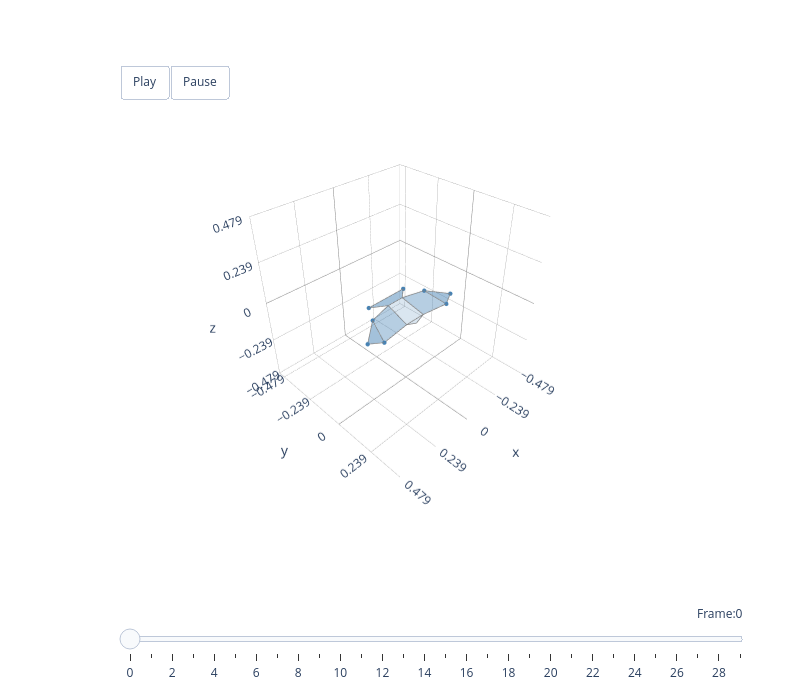

The cell this chart's notebook holds for it:
### Markdown cell above
## 8. Animations

### 8a. Basic animation with 8 analysis markers

Create synthetic wing-flapping motion and animate it.

### Code cell
from morphing_birds import animate_plotly

# Create 30 frames of synthetic wing-flapping motion
# Start from the mean shape's analysis markers (8 markers)
n_frames = 30
base_markers = hawk.markers[0]  # (8, 3) — the 8 analysis markers

frames_8 = np.zeros((n_frames, 8, 3))
for i in range(n_frames):
    phase = np.sin(2 * np.pi * i / n_frames)
    frame = base_markers.copy()
    
    # Spread/retract wings (x-axis)
    frame[0, 0] *= (1.0 + 0.15 * phase)  # left_wingtip
    frame[1, 0] *= (1.0 + 0.15 * phase)  # right_wingtip
    frame[2, 0] *= (1.0 + 0.10 * phase)  # left_primary
    frame[3, 0] *= (1.0 + 0.10 * phase)  # right_primary
    
    # Sweep tail
    frame[6, 1] += 0.02 * phase  # left_tailtip y
    frame[7, 1] += 0.02 * phase  # right_tailtip y
    
    frames_8[i] = frame

print(f"Animation frames shape: {frames_8.shape}")
print(f"  {n_frames} frames x 8 analysis markers x 3 coords")

fig = animate_plotly(hawk, frames_8, colour='steelblue')
fig.show()

### Figure 1 — Plotly figure (JSON) as saved in the notebook; plotly's stock layout.template omitted (floating-point values rounded to 4 significant figures)
{"data": [{"color": "steelblue", "hoverinfo": "none", "opacity": 0.5, "type": "mesh3d", "x": [-0.2977, -0.2242, -0.1848], "y": [0.0377, 0.07329, -0.04977], "z": [-0.04206, -0.05478, -0.01064]}, {"hoverinfo": "name", "line": {"color": "grey", "width": 1.5}, "mode": "lines", "name": "left_handwing steelblue", "type": "scatter3d", "x": [-0.2977, -0.2242, -0.1848, -0.2977], "y": [0.0377, 0.07329, -0.04977, 0.0377], "z": [-0.04206, -0.05478, -0.01064, -0.04206]}, {"color": "steelblue", "hoverinfo": "none", "opacity": 0.5, "type": "mesh3d", "x": [0.2977, 0.2242, 0.1848], "y": [0.0377, 0.07329, -0.04977], "z": [-0.04206, -0.05478, -0.01064]}, {"hoverinfo": "name", "line": {"color": "grey", "width": 1.5}, "mode": "lines", "name": "right_handwing steelblue", "type": "scatter3d", "x": [0.2977, 0.2242, 0.1848, 0.2977], "y": [0.0377, 0.07329, -0.04977, 0.0377], "z": [-0.04206, -0.05478, -0.01064, -0.04206]}, {"color": "steelblue", "hoverinfo": "none", "opacity": 0.4, "type": "mesh3d", "x": [-0.2242, -0.1848, -0.05, -0.06], "y": [0.07329, -0.04977, -0.08, 0.06], "z": [-0.05478, -0.01064, -0.005, -0.045]}, {"hoverinfo": "name", "line": {"color": "grey", "width": 1.5}, "mode": "lines", "name": "left_armwing steelblue", "type": "scatter3d", "x": [-0.2242, -0.1848, -0.05, -0.06, -0.2242], "y": [0.07329, -0.04977, -0.08, 0.06, 0.07329], "z": [-0.05478, -0.01064, -0.005, -0.045, -0.05478]}, {"color": "steelblue", "hoverinfo": "none", "opacity": 0.4, "type": "mesh3d", "x": [0.2242, 0.1848, 0.05, 0.06], "y": [0.07329, -0.04977, -0.08, 0.06], "z": [-0.05478, -0.01064, -0.005, -0.045]}, {"hoverinfo": "name", "line": {"color": "grey", "width": 1.5}, "mode": "lines", "name": "right_armwing steelblue", "type": "scatter3d", "x": [0.2242, 0.1848, 0.05, 0.06, 0.2242], "y": [0.07329, -0.04977, -0.08, 0.06, 0.07329], "z": [-0.05478, -0.01064, -0.005, -0.045, -0.05478]}, {"color": "steelblue", "hoverinfo": "none", "opacity": 0.2, "type": "mesh3d", "x": [0.06, -0.06, -0.05, 0.05], "y": [0.06, 0.06, -0.08, -0.08], "z": [-0.045, -0.045, -0.005, -0.005]}, {"hoverinfo": "name", "line": {"color": "grey", "width": 1.5}, "mode": "lines", "name": "body steelblue", "type": "scatter3d", "x": [0.06, -0.06, -0.05, 0.05, 0.06], "y": [0.06, 0.06, -0.08, -0.08, 0.06], "z": [-0.045, -0.045, -0.005, -0.005, -0.045]}, {"color": "steelblue", "hoverinfo": "none", "opacity": 0.2, "type": "mesh3d", "x": [0.06, 3.743e-05, -0.06], "y": [0.06, 0.0705, 0.06], "z": [-0.045, -0.0617, -0.045]}, {"hoverinfo": "name", "line": {"color": "grey", "width": 1.5}, "mode": "lines", "name": "head steelblue", "type": "scatter3d", "x": [0.06, 3.743e-05, -0.06, 0.06], "y": [0.06, 0.0705, 0.06, 0.06], "z": [-0.045, -0.0617, -0.045, -0.045]}, {"color": "steelblue", "hoverinfo": "none", "opacity": 0.5, "type": "mesh3d", "x": [0.124, -0.124, -0.05, 0.05], "y": [-0.146, -0.146, -0.08, -0.08], "z": [-0.0158, -0.0158, -0.005, -0.005]}, {"hoverinfo": "name", "line": {"color": "grey", "width": 1.5}, "mode": "lines", "name": "tail steelblue", "type": "scatter3d", "x": [0.124, -0.124, -0.05, 0.05, 0.124], "y": [-0.146, -0.146, -0.08, -0.08, -0.146], "z": [-0.0158, -0.0158, -0.005, -0.005, -0.0158]}, {"hoverinfo": "none", "marker": {"color": "steelblue", "opacity": 1, "size": 2.5}, "mode": "markers", "type": "scatter3d", "x": [-0.2977, 0.2977, -0.2242, 0.2242, -0.1848, 0.1848, -0.124, 0.124], "y": [0.0377, 0.0377, 0.07329, 0.07329, -0.04977, -0.04977, -0.146, -0.146], "z": [-0.04206, -0.04206, -0.05478, -0.05478, -0.01064, -0.01064, -0.0158, -0.0158]}], "layout": {"height": 700, "margin": {"b": 100, "l": 50, "r": 50, "t": 100}, "scene": {"aspectmode": "cube", "aspectratio": {"x": 1, "y": 1, "z": 1}, "camera": {"eye": {"x": 1.5, "y": 1.5, "z": 1.5}, "up": {"x": 0, "y": 0, "z": 1}}, "domain": {"x": [0, 1], "y": [0.1, 1]}, "xaxis": {"backgroundcolor": "white", "dtick": 0.2395, "gridcolor": "grey", "gridwidth": 0.5, "range": [-0.4789, 0.4789], "showbackground": true, "zerolinecolor": "grey"}, "yaxis": {"backgroundcolor": "white", "dtick": 0.2395, "gridcolor": "grey", "gridwidth": 0.5, "range": [-0.5252, 0.4326], "showbackground": true, "zerolinecolor": "grey"}, "zaxis": {"backgroundcolor": "white", "dtick": 0.2395, "gridcolor": "grey", "gridwidth": 0.5, "range": [-0.4789, 0.4789], "showbackground": true, "zerolinecolor": "grey"}}, "showlegend": false, "sliders": [{"active": 0, "currentvalue": {"font": {"size": 12}, "prefix": "Frame:", "visible": true, "xanchor": "right"}, "len": 0.9, "pad": {"b": 10, "t": 50}, "steps": [{"args": [[0], {"frame": {"duration": 300, "redraw": true}, "mode": "immediate", "transition": {"duration": 300}}], "label": "0", "method": "animate"}, {"args": [[1], {"frame": {"duration": 300, "redraw": true}, "mode": "immediate", "transition": {"duration": 300}}], "label": "1", "method": "animate"}, {"args": [[2], {"frame": {"duration": 300, "redraw": true}, "mode": "immediate", "transition": {"duration": 300}}], "label": "2", "method": "animate"}, {"args": [[3], {"frame": {"duration": 300, "redraw": true}, "mode": "immediate", "transition": {"duration": 300}}], "label": "3", "method": "animate"}, {"args": [[4], {"frame": {"duration": 300, "redraw": true}, "mode": "immediate", "transition": {"duration": 300}}], "label": "4", "method": "animate"}, {"args": [[5], {"frame": {"duration": 300, "redraw": true}, "mode": "immediate", "transition": {"duration": 300}}], "label": "5", "method": "animate"}, {"args": [[6], {"frame": {"duration": 300, "redraw": true}, "mode": "immediate", "transition": {"duration": 300}}], "label": "6", "method": "animate"}, {"args": [[7], {"frame": {"duration": 300, "redraw": true}, "mode": "immediate", "transition": {"duration": 300}}], "label": "7", "method": "animate"}, {"args": [[8], {"frame": {"duration": 300, "redraw": true}, "mode": "immediate", "transition": {"duration": 300}}], "label": "8", "method": "animate"}, {"args": [[9], {"frame": {"duration": 300, "redraw": true}, "mode": "immediate", "transition": {"duration": 300}}], "label": "9", "method": "animate"}, {"args": [[10], {"frame": {"duration": 300, "redraw": true}, "mode": "immediate", "transition": {"duration": 300}}], "label": "10", "method": "animate"}, {"args": [[11], {"frame": {"duration": 300, "redraw": true}, "mode": "immediate", "transition": {"duration": 300}}], "label": "11", "method": "animate"}, {"args": [[12], {"frame": {"duration": 300, "redraw": true}, "mode": "immediate", "transition": {"duration": 300}}], "label": "12", "method": "animate"}, {"args": [[13], {"frame": {"duration": 300, "redraw": true}, "mode": "immediate", "transition": {"duration": 300}}], "label": "13", "method": "animate"}, {"args": [[14], {"frame": {"duration": 300, "redraw": true}, "mode": "immediate", "transition": {"duration": 300}}], "label": "14", "method": "animate"}, {"args": [[15], {"frame": {"duration": 300, "redraw": true}, "mode": "immediate", "transition": {"duration": 300}}], "label": "15", "method": "animate"}, {"args": [[16], {"frame": {"duration": 300, "redraw": true}, "mode": "immediate", "transition": {"duration": 300}}], "label": "16", "method": "animate"}, {"args": [[17], {"frame": {"duration": 300, "redraw": true}, "mode": "immediate", "transition": {"duration": 300}}], "label": "17", "method": "animate"}, {"args": [[18], {"frame": {"duration": 300, "redraw": true}, "mode": "immediate", "transition": {"duration": 300}}], "label": "18", "method": "animate"}, {"args": [[19], {"frame": {"duration": 300, "redraw": true}, "mode": "immediate", "transition": {"duration": 300}}], "label": "19", "method": "animate"}, {"args": [[20], {"frame": {"duration": 300, "redraw": true}, "mode": "immediate", "transition": {"duration": 300}}], "label": "20", "method": "animate"}, {"args": [[21], {"frame": {"duration": 300, "redraw": true}, "mode": "immediate", "transition": {"duration": 300}}], "label": "21", "method": "animate"}, {"args": [[22], {"frame": {"duration": 300, "redraw": true}, "mode": "immediate", "transition": {"duration": 300}}], "label": "22", "method": "animate"}, {"args": [[23], {"frame": {"duration": 300, "redraw": true}, "mode": "immediate", "transition": {"duration": 300}}], "label": "23", "method": "animate"}, {"args": [[24], {"frame": {"duration": 300, "redraw": true}, "mode": "immediate", "transition": {"duration": 300}}], "label": "24", "method": "animate"}, {"args": [[25], {"frame": {"duration": 300, "redraw": true}, "mode": "immediate", "transition": {"duration": 300}}], "label": "25", "method": "animate"}, {"args": [[26], {"frame": {"duration": 300, "redraw": true}, "mode": "immediate", "transition": {"duration": 300}}], "label": "26", "method": "animate"}, {"args": [[27], {"frame": {"duration": 300, "redraw": true}, "mode": "immediate", "transition": {"duration": 300}}], "label": "27", "method": "animate"}, {"args": [[28], {"frame": {"duration": 300, "redraw": true}, "mode": "immediate", "transition": {"duration": 300}}], "label": "28", "method": "animate"}, {"args": [[29], {"frame": {"duration": 300, "redraw": true}, "mode": "immediate", "transition": {"duration": 300}}], "label": "29", "method": "animate"}], "transition": {"duration": 300, "easing": "cubic-in-out"}, "x": 0.1, "xanchor": "left", "y": 0, "yanchor": "top"}], "updatemenus": [{"buttons": [{"args": [null, {"frame": {"duration": 100, "redraw": true}, "mode": "immediate"}], "label": "Play", "method": "animate"}, {"args": [[null], {"frame": {"duration": 0, "redraw": true}, "mode": "immediate"}], "label": "Pause", "method": "animate"}], "direction": "left", "pad": {"r": 10, "t": 10}, "showactive": false, "type": "buttons", "x": 0.1, "xanchor": "left", "y": 1.1, "yanchor": "top"}], "width": 800}}
